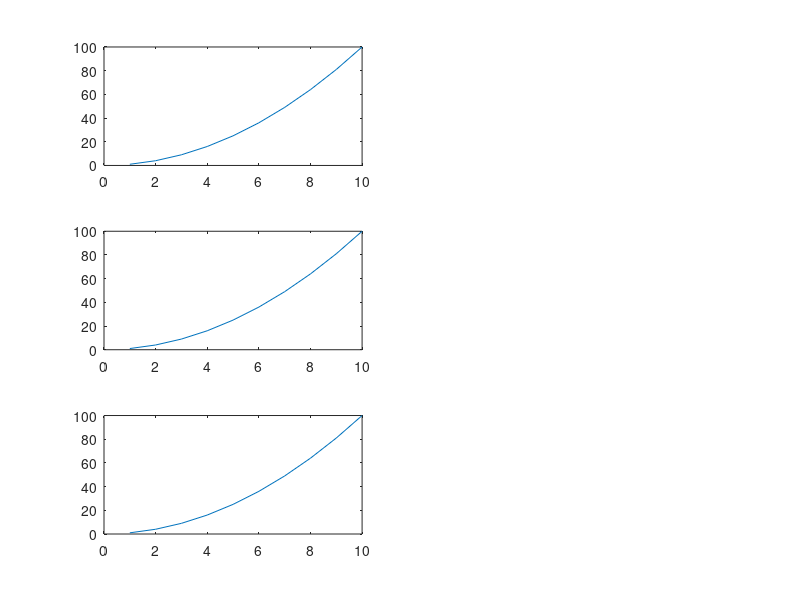

Reproduce this figure in MATLAB. (Note: this script raises an error after producing the figure.)
load tempfileWS
figure
subplot(3,2,1);
plot((1:10).^2)
subplot(3,2,3);
plot((1:10).^2)
subplot(3,2,5);
plot((1:10).^2)
possuperaxes=[0.1 0.1 0.35 0.8];
text={'Population growth','3 countries'} ;
suplabel(text,'y',possuperaxes)
close all
save tempfileWS